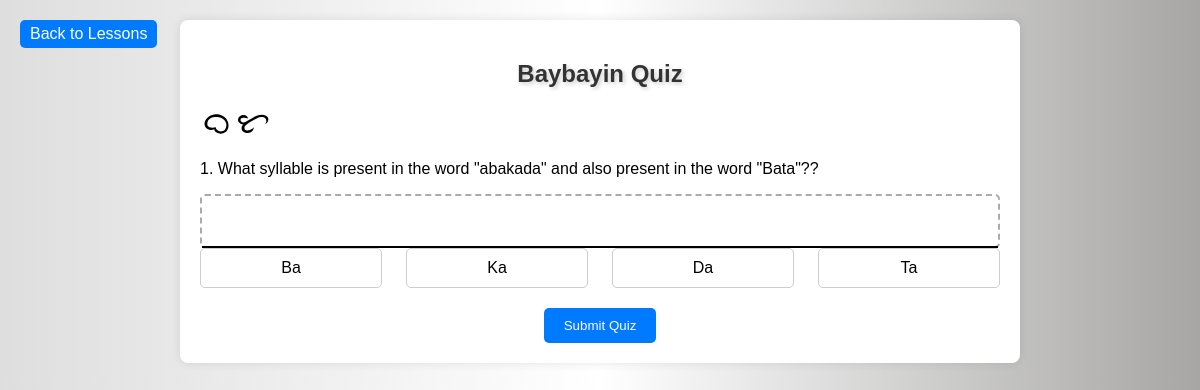
/quiz2.php, run on the app's committed database.
### tables this page shows
CREATE TABLE `quizzes` (
  `QuizID` int(2) NOT NULL,
  `LessonID` int(2) DEFAULT NULL,
  `QuizQuestion` text DEFAULT NULL,
  `CorrectAnswer` varchar(30) DEFAULT NULL,
  `Option1` varchar(30) DEFAULT NULL,
  `Option2` varchar(30) DEFAULT NULL,
  `Option3` varchar(30) DEFAULT NULL,
  `Option4` varchar(30) DEFAULT NULL
);

### quiz2.php (the view, shortened to what this page needs)
<?php
include "dbh.inc.php";
?>
<!DOCTYPE html>
<html>
<head>
</head>
<body>
<div class="container">
    <h2>Baybayin Quiz</h2>
    <form id="quizForm">
    <img src="../images/baybayin_Ba.svg"><img src="../images/baybayin_Ta.svg">
    <?php
$sql = "SELECT * FROM quizzes WHERE QuizID = 2";
$result = $conn->query($sql);
if ($result->num_rows > 0) {
    $question_number = 1;
    while ($row = $result->fetch_assoc()) {
        $question = $row['QuizQuestion'];
        $options = array($row['Option1'], $row['Option2'], $row['Option3'], $row['Option4']);
        echo "<div class='question-container' id='question{$question_number}'>";
        echo "<p>{$question_number}. {$question}</p>";
        echo "<div class='droppable' id='droppable{$question_number}' ondrop='drop(event, {$question_number})' ondragover='allowDrop(event)'><div class='underline'></div></div>";
        echo "<div class='options-container'>";
        foreach ($options as $key => $option) {
            echo "<div class='option-box' draggable='true' ondragstart='drag(event)' id='option{$question_number}_{$key}' data-value='{$option}'>{$option}</div>";
        }
        echo "</div>";
        echo "</div>";
        $question_number++;
    }
} else {
        echo "No quiz questions available.";
    }
    ?>
        <input type="submit" class="submit-btn" value="Submit Quiz">
    </form>
    <a href="lesson.php" class="back-link">Back to Lessons</a>
</div>
</body>
</html>

### quiz2.php (style rules this page uses)
body { font-family: 'Noto Sans Baybayin', sans-serif; background: url('images/') no-repeat, linear-gradient(90deg, rgba(222,222,222,1) 0%, rgba(255,255,255,1) 50%, rgba(167,166,165,1) 100%); background-size: 30% 40%, cover; background-position: left, center; background-color: #f8f8f8; margin: 0; padding: 0; }
.container { max-width: 800px; margin: 20px auto; padding: 20px; background-color: #fff; border-radius: 8px; box-shadow: 0 0 10px rgba(0, 0, 0, 0.1); }
h2 { text-align: center; color: #333; margin-bottom: 20px; text-shadow: 2px 2px 4px rgba(0, 0, 0, 0.2); }
.question-container { margin-bottom: 20px; }
.question-container.active { display: block; }
.droppable { border: 2px dashed #aaa; min-height: 50px; margin-top: 10px; border-radius: 5px; display: flex; align-items: center; justify-content: center; position: relative; }
.underline { width: 100%; height: 2px; background-color: #000; position: absolute; bottom: -2px; }
.options-container { display: flex; justify-content: space-between; }
.option-box { width: 20%; text-align: center; border: 1px solid #ccc; border-radius: 5px; padding: 10px; }
.submit-btn { background-color: #007bff; color: #fff; border: none; padding: 10px 20px; border-radius: 5px; cursor: pointer; display: block; margin: 0 auto; }
.back-link { position: absolute; top: 20px; left: 20px; padding: 5px 10px; background-color: #007bff; color: #fff; text-decoration: none; border-radius: 5px; }

### data on the page
quizzes: QuizQuestion "What syllable is present in the word \"abakada\" and also present in the word \"Bata\"??", option "Ba", Option2 "Ka", Option3 "Da", Option4 "Ta"
